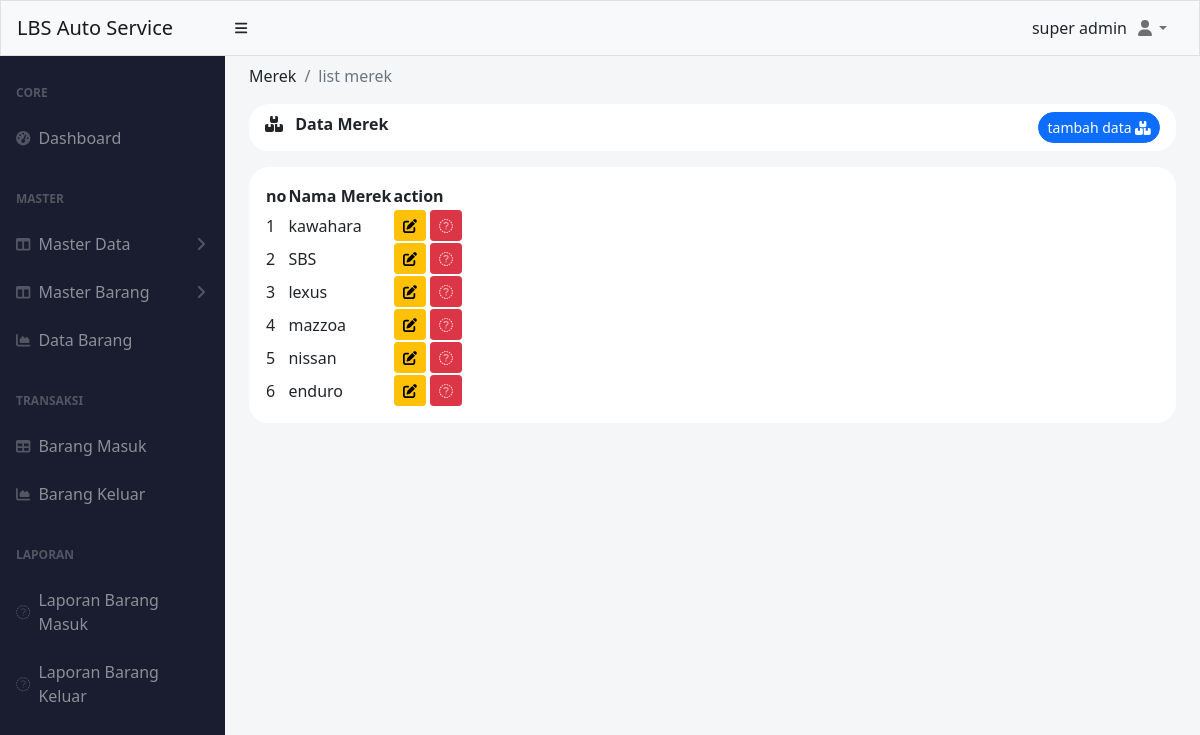
Screenshot of /index.php?menu=merek (signed in) with the database file from the repository.
### tables this page shows
CREATE TABLE `merek` (
  `id` int(11) NOT NULL,
  `nama` varchar(50) NOT NULL
);

### pages/master_barang/merek/index.php (the view, shortened to what this page needs)
<?php
include './koneksi.php';
$query = mysqli_query($conn, "SELECT * FROM merek");
?>
<div class="container-fluid px-4 ">
    <ol class="breadcrumb pt-2">
        <li class="breadcrumb-item ">Merek</li>
        <li class="breadcrumb-item active">list merek</li>
    </ol>
    <div class="mb-4">
        <div class="card-header clearfix mb-3" style="border-radius: 20px ;background-color: white; border:0px;">
            <i class="fa-solid fa-boxes-stacked"></i>
            <span class="ms-2 fw-bolder"> Data Merek</span>
            <button type="button" class="btn btn-sm btn-primary float-end rounded-pill" data-bs-toggle="modal" data-bs-target="#exampleModal">
                tambah data <i class="fa-solid fa-boxes-stacked"></i>
            </button>
        </div>
        <div class="p-3  bg-white " style="border-radius: 20px; ">
            <table id="datatablesSimple" style="border-color: white;">
                <thead class="">
                    <tr>
                        <th>no</th>
                        <th>Nama Merek</th>
                        <th>action</th>
                    </tr>
                </thead>
                <tbody>
                    <?php
                    $i = 1;
                    while ($data = mysqli_fetch_assoc($query)) :
                    ?>
                        <tr>
                            <td><?= $i++ ?></td>
                            <td><?= $data['nama'] ?></td>
                            <td class="text-center">
                                <a href="index.php?merek=update&id=<?= $data['id']; ?>" class="btn btn-sm btn-warning">
                                    <i class="fa-solid fa-pen-to-square"></i>
                                </a>
                                <a href="index.php?merek=delete&id=<?= $data['id']; ?>" onclick="confirmDelete(event)" class="btn btn-sm btn-danger" id="delete-alert">
                                    <i class="fa-sharp fa-solid fa-trash"></i>
                                </a>
                            </td>
                        </tr>
                    <?php
                    endwhile;
                    ?>
                </tbody>
            </table>
        </div>
    </div>
</div>

### rows the page displays
merek: nama "kawahara"
merek: nama "SBS"
merek: nama "lexus"
merek: nama "mazzoa"
merek: nama "nissan"
merek: nama "enduro"

### other values shown
$varSession['username'] "super admin"
